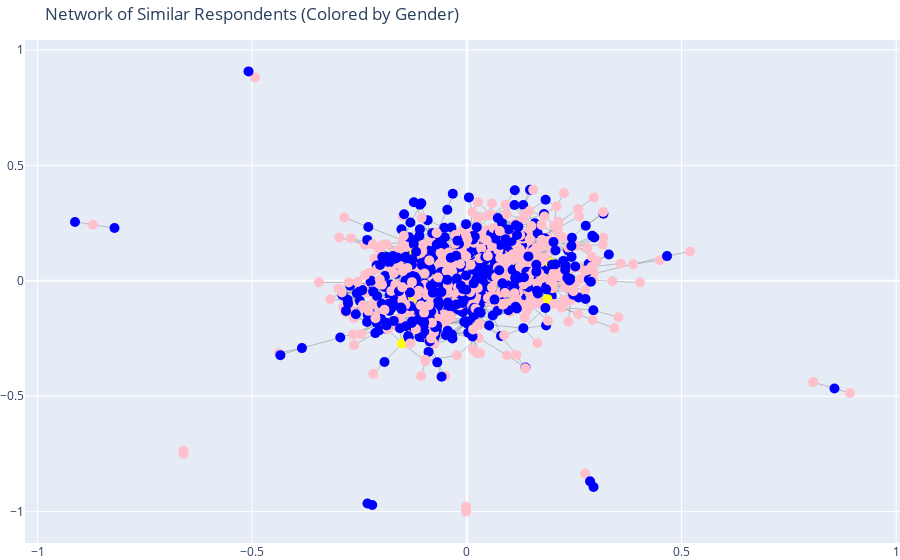

Write notebook code for a chart like this one.
### Code cell
# Create interactive network visualization using Plotly
pos = nx.spring_layout(G)
edge_x = []
edge_y = []
for edge in G.edges():
    x0, y0 = pos[edge[0]]
    x1, y1 = pos[edge[1]]
    edge_x.extend([x0, x1, None])
    edge_y.extend([y0, y1, None])

edge_trace = go.Scatter(
    x=edge_x, y=edge_y,
    line=dict(width=0.5, color='#888'),
    hoverinfo='none',
    mode='lines')

node_x = []
node_y = []
for node in G.nodes():
    x, y = pos[node]
    node_x.append(x)
    node_y.append(y)

node_trace = go.Scatter(
    x=node_x, y=node_y,
    mode='markers',
    marker=dict(size=10, color=node_colors),
    text=[f'Respondent {node}' for node in G.nodes()],
    hoverinfo='text')

fig = go.Figure(data=[edge_trace, node_trace],
                layout=go.Layout(
                    title=f"Network of Similar Respondents (Colored by {selected_variable})",
                    showlegend=False,
                    hovermode='closest',
                    margin=dict(b=0,l=0,r=0,t=40)))
fig.show()

### Figure 1 — Plotly figure (JSON) as saved in the notebook; plotly's stock layout.template omitted (floating-point values rounded to 4 significant figures; data arrays with more than 128 entries replaced by an {"elided": "..."} marker saying what was removed)
{"data": [{"hoverinfo": "none", "line": {"color": "#888", "width": 0.5}, "mode": "lines", "type": "scatter", "x": {"elided": "10734 float values"}, "y": {"elided": "10734 float values"}}, {"hoverinfo": "text", "marker": {"color": {"elided": "992 str values"}, "size": 10}, "mode": "markers", "text": {"elided": "992 str values"}, "type": "scatter", "x": {"elided": "992 float values"}, "y": {"elided": "992 float values"}}], "layout": {"hovermode": "closest", "margin": {"b": 0, "l": 0, "r": 0, "t": 40}, "showlegend": false, "title": {"text": "Network of Similar Respondents (Colored by Gender)"}}}
